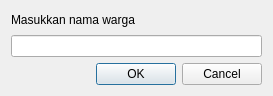
<?xml version="1.0" encoding="UTF-8"?>
<ui version="4.0">
 <class>CariDataDialogBase</class>
 <widget class="QDialog" name="CariDataDialogBase">
  <property name="geometry">
   <rect>
    <x>0</x>
    <y>0</y>
    <width>273</width>
    <height>96</height>
   </rect>
  </property>
  <property name="windowTitle">
   <string>Cari Data</string>
  </property>
  <layout class="QVBoxLayout" name="verticalLayout">
   <item>
    <widget class="QLabel" name="label">
     <property name="text">
      <string>Masukkan nama warga</string>
     </property>
    </widget>
   </item>
   <item>
    <widget class="QLineEdit" name="lineEdit"/>
   </item>
   <item>
    <widget class="QDialogButtonBox" name="buttonBox_2">
     <property name="standardButtons">
      <set>QDialogButtonBox::Cancel|QDialogButtonBox::Ok</set>
     </property>
    </widget>
   </item>
  </layout>
 </widget>
 <resources/>
 <connections/>
</ui>
